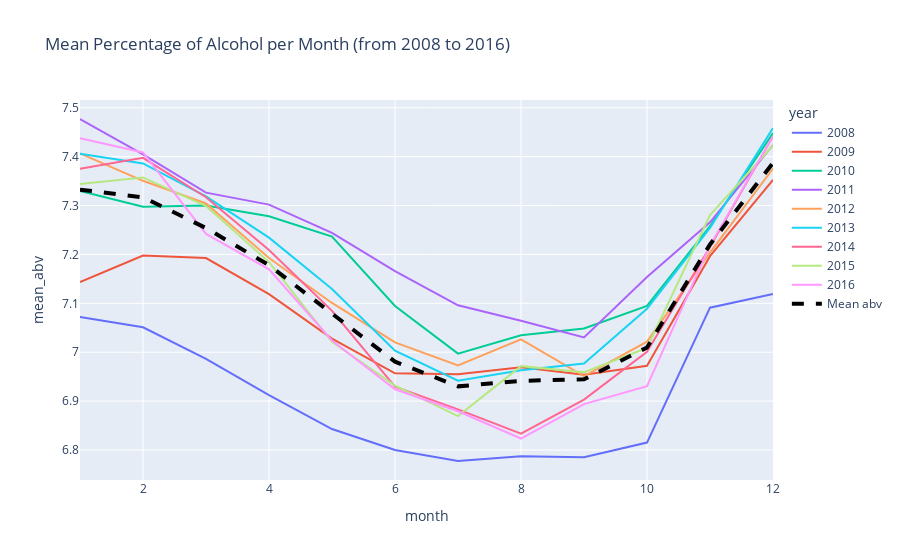

The code cell stored with this chart in its notebook:
### Markdown cell above
### Mean Perentage of Alcohol per Month over the Years

### Code cell
# creating a new dataframe with the number of ratings per year_month
year_month_abv_df = pd.DataFrame({'year_month': average_month_abv.index, 'mean_abv': average_month_abv.values})

# create column year and month
year_month_abv_df['year'] = year_month_abv_df['year_month'].dt.year
year_month_abv_df['month'] = year_month_abv_df['year_month'].dt.month

# keep only rows where the year is greater than 2008 and less than 2017 
year_month_abv_filtered = year_month_abv_df[(year_month_abv_df.year >= 2008) & (year_month_abv_df.year < 2017)]

# compute the mean number of ratings per month
mean_abv_per_month = year_month_abv_filtered.groupby('month')['mean_abv'].mean().reset_index(name='mean_abv')

# plot with plotly the mean number of ratings per month
fig = px.line(year_month_abv_filtered, x='month', y='mean_abv', color='year', title='Mean Percentage of Alcohol per Month (from 2008 to 2016)')
fig.add_trace(go.Scatter(x=year_month_abv_filtered.month, y=mean_abv_per_month.mean_abv, mode='lines', name='Mean abv', line=dict(color='black', dash='dash', width=4)))

fig.show()

### Figure 1 — Plotly figure (JSON) as saved in the notebook; plotly's stock layout.template omitted (floating-point values rounded to 4 significant figures)
{"data": [{"hovertemplate": "year=2008<br>month=%{x}<br>mean_abv=%{y}<extra></extra>", "legendgroup": "2008", "line": {"color": "#636efa", "dash": "solid"}, "marker": {"symbol": "circle"}, "mode": "lines", "name": "2008", "orientation": "v", "showlegend": true, "type": "scatter", "x": [1, 2, 3, 4, 5, 6, 7, 8, 9, 10, 11, 12], "xaxis": "x", "y": [7.072, 7.051, 6.986, 6.912, 6.843, 6.8, 6.777, 6.787, 6.785, 6.815, 7.091, 7.119], "yaxis": "y"}, {"hovertemplate": "year=2009<br>month=%{x}<br>mean_abv=%{y}<extra></extra>", "legendgroup": "2009", "line": {"color": "#EF553B", "dash": "solid"}, "marker": {"symbol": "circle"}, "mode": "lines", "name": "2009", "orientation": "v", "showlegend": true, "type": "scatter", "x": [1, 2, 3, 4, 5, 6, 7, 8, 9, 10, 11, 12], "xaxis": "x", "y": [7.143, 7.198, 7.193, 7.119, 7.028, 6.957, 6.955, 6.969, 6.954, 6.972, 7.196, 7.352], "yaxis": "y"}, {"hovertemplate": "year=2010<br>month=%{x}<br>mean_abv=%{y}<extra></extra>", "legendgroup": "2010", "line": {"color": "#00cc96", "dash": "solid"}, "marker": {"symbol": "circle"}, "mode": "lines", "name": "2010", "orientation": "v", "showlegend": true, "type": "scatter", "x": [1, 2, 3, 4, 5, 6, 7, 8, 9, 10, 11, 12], "xaxis": "x", "y": [7.33, 7.298, 7.3, 7.278, 7.236, 7.095, 6.997, 7.035, 7.049, 7.095, 7.258, 7.448], "yaxis": "y"}, {"hovertemplate": "year=2011<br>month=%{x}<br>mean_abv=%{y}<extra></extra>", "legendgroup": "2011", "line": {"color": "#ab63fa", "dash": "solid"}, "marker": {"symbol": "circle"}, "mode": "lines", "name": "2011", "orientation": "v", "showlegend": true, "type": "scatter", "x": [1, 2, 3, 4, 5, 6, 7, 8, 9, 10, 11, 12], "xaxis": "x", "y": [7.477, 7.404, 7.326, 7.302, 7.244, 7.166, 7.096, 7.064, 7.03, 7.154, 7.266, 7.424], "yaxis": "y"}, {"hovertemplate": "year=2012<br>month=%{x}<br>mean_abv=%{y}<extra></extra>", "legendgroup": "2012", "line": {"color": "#FFA15A", "dash": "solid"}, "marker": {"symbol": "circle"}, "mode": "lines", "name": "2012", "orientation": "v", "showlegend": true, "type": "scatter", "x": [1, 2, 3, 4, 5, 6, 7, 8, 9, 10, 11, 12], "xaxis": "x", "y": [7.406, 7.351, 7.304, 7.193, 7.101, 7.02, 6.973, 7.026, 6.951, 7.022, 7.204, 7.376], "yaxis": "y"}, {"hovertemplate": "year=2013<br>month=%{x}<br>mean_abv=%{y}<extra></extra>", "legendgroup": "2013", "line": {"color": "#19d3f3", "dash": "solid"}, "marker": {"symbol": "circle"}, "mode": "lines", "name": "2013", "orientation": "v", "showlegend": true, "type": "scatter", "x": [1, 2, 3, 4, 5, 6, 7, 8, 9, 10, 11, 12], "xaxis": "x", "y": [7.406, 7.386, 7.319, 7.234, 7.129, 7.003, 6.942, 6.963, 6.977, 7.089, 7.254, 7.458], "yaxis": "y"}, {"hovertemplate": "year=2014<br>month=%{x}<br>mean_abv=%{y}<extra></extra>", "legendgroup": "2014", "line": {"color": "#FF6692", "dash": "solid"}, "marker": {"symbol": "circle"}, "mode": "lines", "name": "2014", "orientation": "v", "showlegend": true, "type": "scatter", "x": [1, 2, 3, 4, 5, 6, 7, 8, 9, 10, 11, 12], "xaxis": "x", "y": [7.375, 7.398, 7.317, 7.209, 7.085, 6.929, 6.883, 6.834, 6.903, 7.001, 7.215, 7.442], "yaxis": "y"}, {"hovertemplate": "year=2015<br>month=%{x}<br>mean_abv=%{y}<extra></extra>", "legendgroup": "2015", "line": {"color": "#B6E880", "dash": "solid"}, "marker": {"symbol": "circle"}, "mode": "lines", "name": "2015", "orientation": "v", "showlegend": true, "type": "scatter", "x": [1, 2, 3, 4, 5, 6, 7, 8, 9, 10, 11, 12], "xaxis": "x", "y": [7.344, 7.358, 7.299, 7.184, 7.021, 6.932, 6.869, 6.971, 6.959, 7.009, 7.28, 7.423], "yaxis": "y"}, {"hovertemplate": "year=2016<br>month=%{x}<br>mean_abv=%{y}<extra></extra>", "legendgroup": "2016", "line": {"color": "#FF97FF", "dash": "solid"}, "marker": {"symbol": "circle"}, "mode": "lines", "name": "2016", "orientation": "v", "showlegend": true, "type": "scatter", "x": [1, 2, 3, 4, 5, 6, 7, 8, 9, 10, 11, 12], "xaxis": "x", "y": [7.438, 7.409, 7.242, 7.17, 7.024, 6.924, 6.879, 6.823, 6.894, 6.931, 7.218, 7.442], "yaxis": "y"}, {"line": {"color": "black", "dash": "dash", "width": 4}, "mode": "lines", "name": "Mean abv", "type": "scatter", "x": [1, 2, 3, 4, 5, 6, 7, 8, 9, 10, 11, 12, 1, 2, 3, 4, 5, 6, 7, 8, 9, 10, 11, 12, 1, 2, 3, 4, 5, 6, 7, 8, 9, 10, 11, 12, 1, 2, 3, 4, 5, 6, 7, 8, 9, 10, 11, 12, 1, 2, 3, 4, 5, 6, 7, 8, 9, 10, 11, 12, 1, 2, 3, 4, 5, 6, 7, 8, 9, 10, 11, 12, 1, 2, 3, 4, 5, 6, 7, 8, 9, 10, 11, 12, 1, 2, 3, 4, 5, 6, 7, 8, 9, 10, 11, 12, 1, 2, 3, 4, 5, 6, 7, 8, 9, 10, 11, 12], "y": [7.332, 7.317, 7.254, 7.178, 7.079, 6.981, 6.93, 6.941, 6.945, 7.01, 7.22, 7.387]}], "layout": {"legend": {"title": {"text": "year"}, "tracegroupgap": 0}, "title": {"text": "Mean Percentage of Alcohol per Month (from 2008 to 2016)"}, "xaxis": {"anchor": "y", "domain": [0, 1], "title": {"text": "month"}}, "yaxis": {"anchor": "x", "domain": [0, 1], "title": {"text": "mean_abv"}}}}
